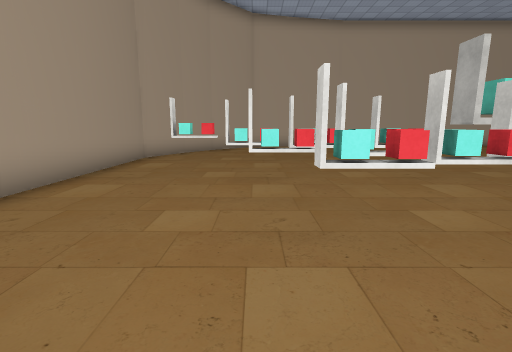
[1] (above)

20 first-person views from a walk through a Unity game level. The camera is 1.53 m above the floor, tilts 10° down and sees 85° across. The floor is counted in squares, 1.44 m on a side. Each view is taken from the middle of a square. On the plan, view 1 faces up. The plan holds only what a view shows up to about 12 squares ahead; the rest is blank. The place goes on beyond the plan. The player is left out. Some surface patterns are stand-ins.

[2]
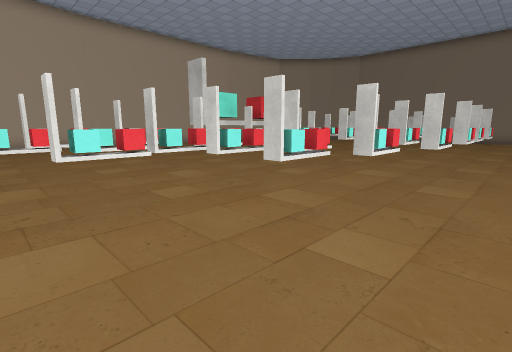

[3]
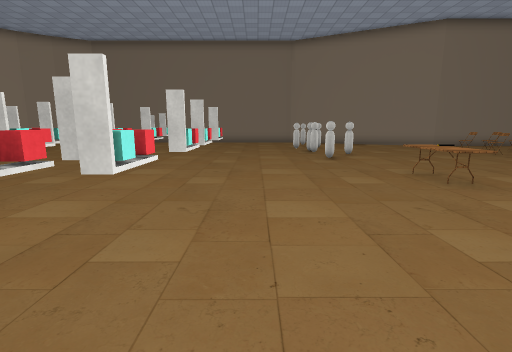

[4]
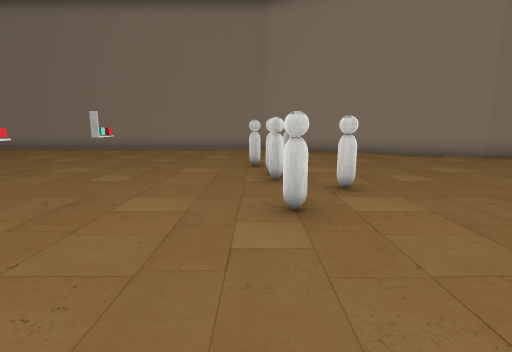

[5]
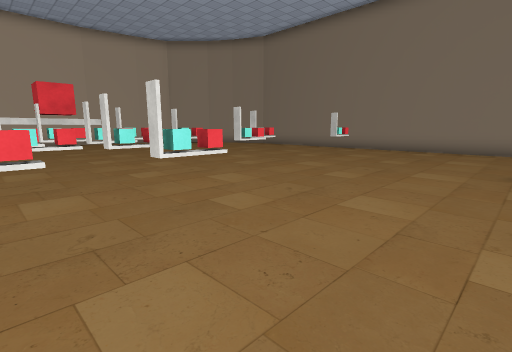

[6]
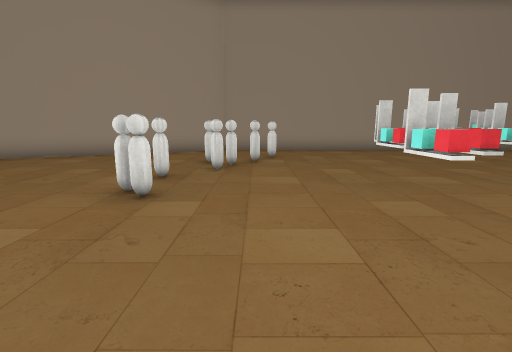

[7]
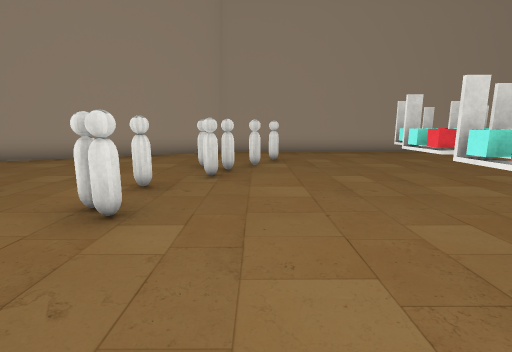

[8]
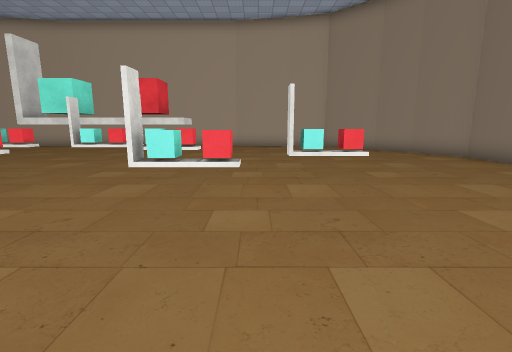

[9]
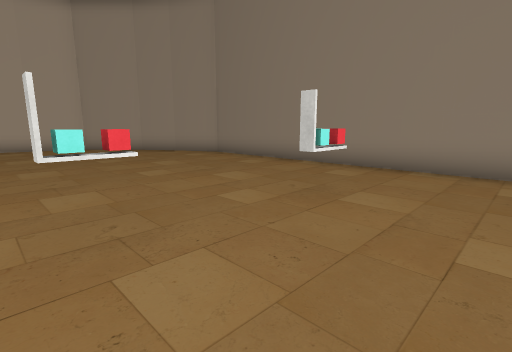

[10]
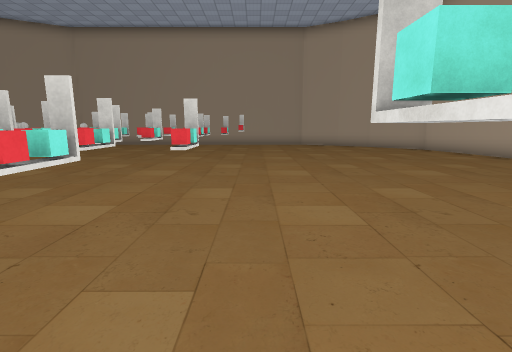

[11]
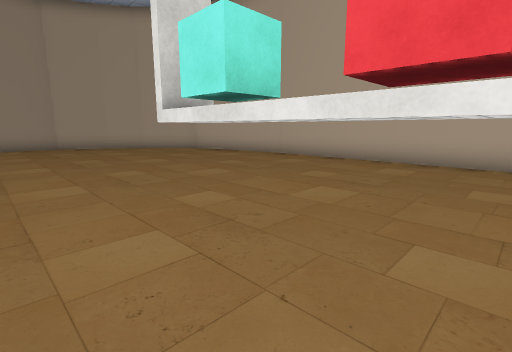

[12]
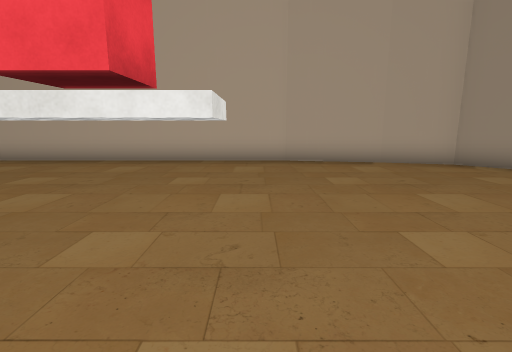

[13]
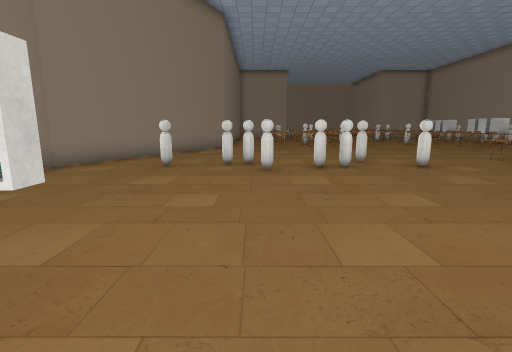

[14]
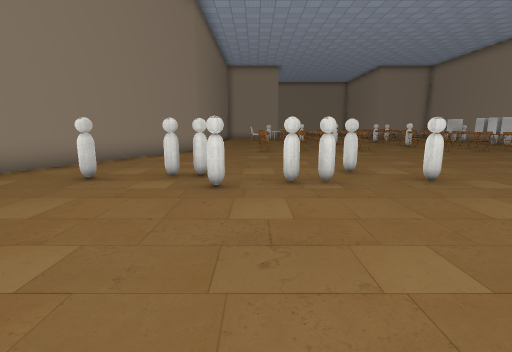

[15]
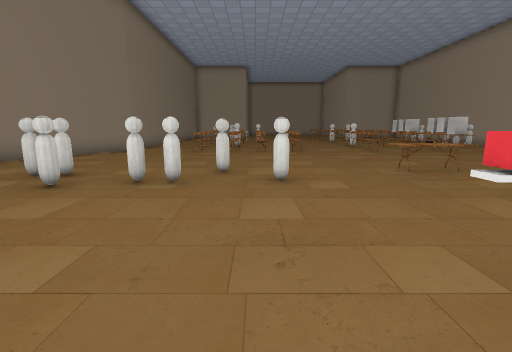

[16]
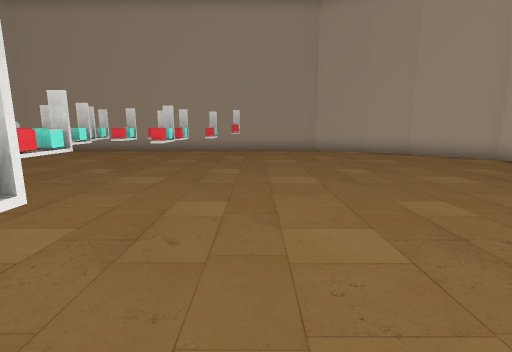

[17]
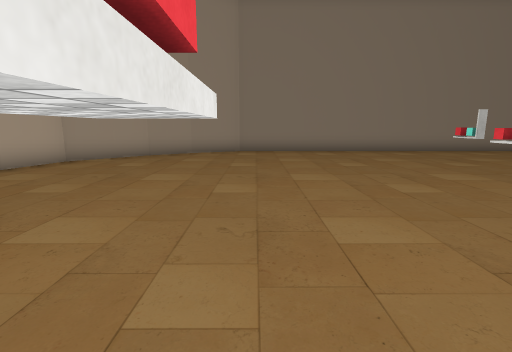

[18]
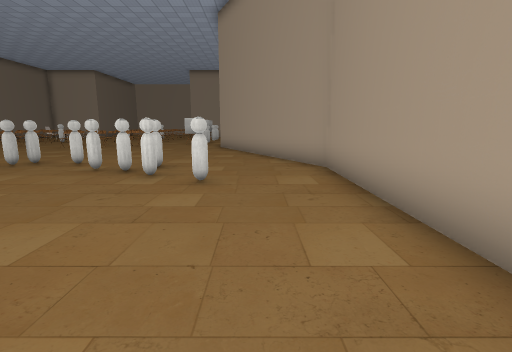

[19]
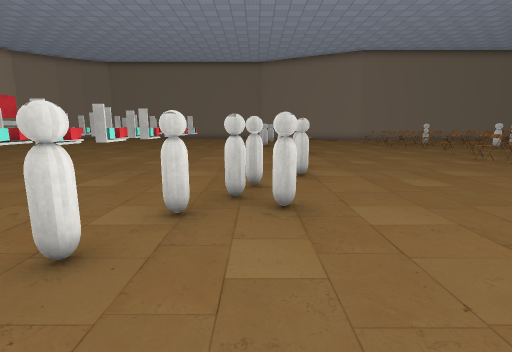

[20]
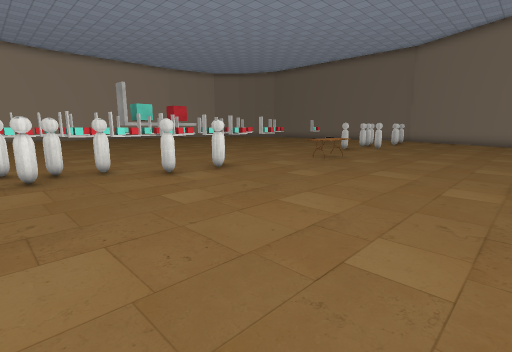

### Floor plan
Key: @ floor where view 1 was taken; # wall or solid block; . floor; T thing the floor can be seen under or through; A table; O other object.
Columns run from 4 left of view 1 to 23 right of it. Each row starts with its distance up from view 1.
 16      ##################
 15    ##.................###
 14   ##....................##
 13  ##......................#
 12  #........................#
 11 #.........................#
 10 #...........TTTTT..........#
  9 #..........................#
  8 #..........................#
  7 #..........................#
  6 #..OO.......O..............#
  5 #....OOO......OOOO.........#
  4 #...OO...OOOO..O..O.O......#
  3 #.....OO....OOO...O........#
  2 #....O.OO.....OO.......O...#
  1 #......OOOOO...... ........#
  0 #...@.....OOOO.O...........#
 -1 #..O.......................#
 -2 #...O......................#
 -3 #....OO.........OO#O.O.....#
 -4 #......OOO......OO...OOO..##
 -5 ##..........AA....O.......#
 -6  #.......................##
 -7  ##......................#
 -8   #.....................##
 -9   ##....................#
-10    #..... O.O..   O....##

Where each view was taken, in squares from view 1:
view 1: 0 up, 0 right, facing up
view 2: 1 down, 0 right, facing up-right
view 3: 1 down, 3 right, facing right
view 4: 3 down, 9 right, facing right
view 5: 3 down, 9 right, facing up-right
view 6: 2 down, 9 right, facing left
view 7: 2 down, 8 right, facing left
view 8: 0 up, 15 right, facing up
view 9: 0 up, 15 right, facing up-right
view 10: 7 up, 13 right, facing left
view 11: 7 up, 12 right, facing up-left
view 12: 7 up, 13 right, facing up
view 13: 4 up, 17 right, facing down
view 14: 2 up, 16 right, facing down
view 15: 2 up, 13 right, facing down
view 16: 7 up, 9 right, facing left
view 17: 9 up, 10 right, facing right
view 18: 4 up, 2 left, facing down
view 19: 3 down, 3 left, facing right
view 20: 10 down, 0 right, facing up-right
